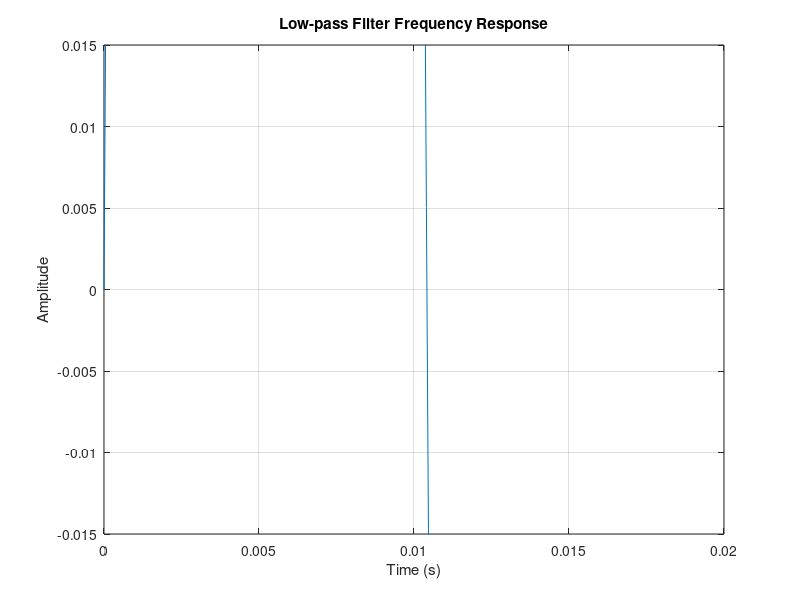

This chart was generated by the following MATLAB code:
% Define the time vector
time = 0:0.0001:0.02; % Assuming a time step of 0.0001s

% Define the frequency of the signal
frequency = 48; % Hz (adjust based on the graph)

% Generate the signal (sine wave in this case)
signal = sin(2*pi*frequency*time);

% Plot the signal
plot(time, signal);

% Label the axes
xlabel('Time (s)');
ylabel('Amplitude');

% Title the plot
title('Low-pass Filter Frequency Response');

% Adjust the plot limits if needed
xlim([0 0.02]);
ylim([-0.015 0.015]);

% Display the plot
grid on;
